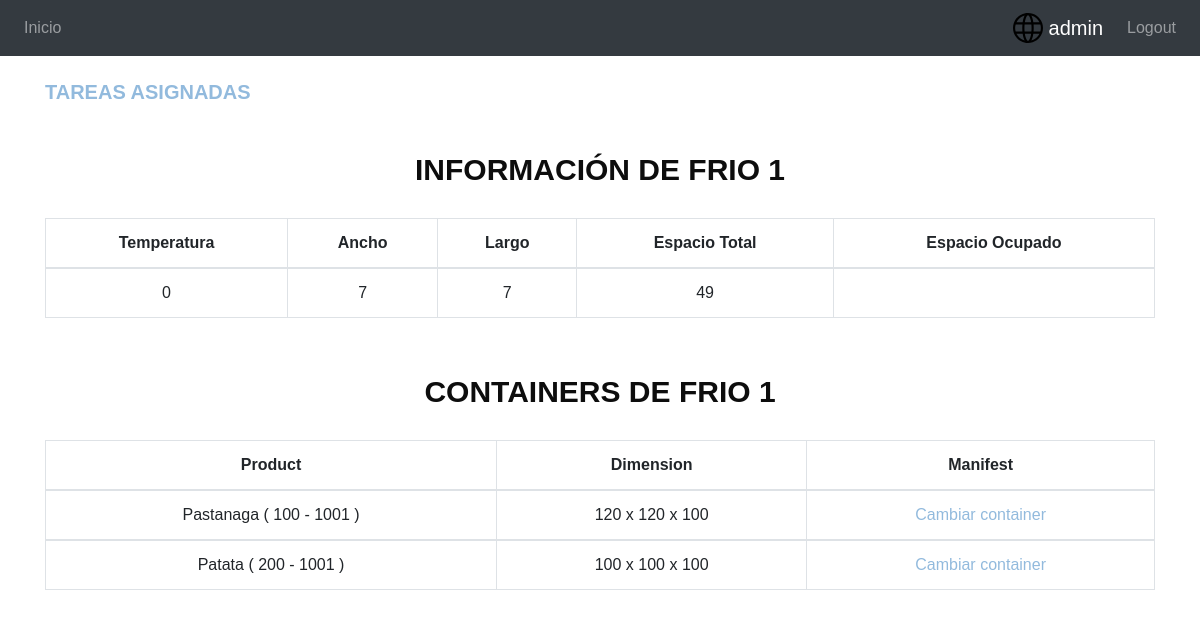
The page /application/salas/8 (signed in) on the database its author committed.
### application/models.py (models this page shows, shortened)
class Room (models.Model):
    R_STATUS = (('F', 'Frio'), ('M', 'Mixto'), ('N', 'Normal'))
    nombre = models.CharField(max_length=64)
    room_status = models.CharField(max_length=1, choices=R_STATUS, blank=False, default='N')
    temperatura = models.IntegerField()
    ancho = models.PositiveIntegerField()
    largo = models.PositiveIntegerField()
    espacio_Total = models.PositiveIntegerField()
    disponible = models.BooleanField(default=True)

class Container (models.Model):
    product = models.ForeignKey(Product, related_name='conte', on_delete=models.PROTECT)
    dimension_c = models.ForeignKey(Dimension, related_name='te', on_delete=models.PROTECT)
    room = models.ForeignKey(Room, related_name='descarrega_a', on_delete=models.PROTECT, null=True)

class Product (models.Model):
    reference = models.CharField(max_length=64)
    name = models.CharField(max_length=64)
    qty = models.IntegerField()
    delivery_date = models.DateField(null=True, blank=True, help_text="Seleccionar la fecha de salida")
    temp_max = models.IntegerField()
    temp_min = models.IntegerField()
    hum_max = models.IntegerField()
    hum_min = models.IntegerField()
    sla = models.CharField(max_length=64)
    def __str__(self):
        return '%s ( %s - %s )' % (self.name, self.qty, self.reference)

class Dimension (models.Model):
    long_cm = models.IntegerField()
    width_cm = models.IntegerField()
    height_cm = models.IntegerField()
    def __str__(self):
        return '%s x %s x %s' % (self.long_cm, self.width_cm, self.height_cm)

### application/views.py (the view)
# urls.py: path('salas/<int:pk>', room_details, name='room_detail'),
def room_details(request, pk):
    logged_user = request.user
    role_class = UserProfile.objects.filter(user=logged_user)
    if role_class.get().role == 'gestorsala' or role_class.get().role == 'admin' \
            or role_class.get().role == 'CEO' or role_class.get().role == 'mantenimiento' \
            or role_class.get().role == 'operario':
        room = Room.objects.get(pk=pk)
        containers = Container.objects.filter(room=room)
        return render(request=request, template_name="details/room_detail.html", context={'containers': containers, 'room': room})
    else:
        raise PermissionDenied

### templates/details/room_detail.html (shortened to what this page needs)
{% extends 'generic.html' %}
{% block informacio %}
    <br/>
    <div class="container">
        <h5 align="left"><a href="{%  url  'room_tareas' room.pk %}"><strong> TAREAS ASIGNADAS </strong></a></h5>
    </div>
    <div class="container text-center">
        <div style="margin-bottom: 20px ">
            <h2 align="center" style="color: #0d0d0d">Información de {{ room.nombre }}</h2>
        </div>
         <table class="table table-bordered">
      <thead>
        <tr>
          <th scope="col">Temperatura</th>
          <th scope="col">Ancho</th>
          <th scope="col">Largo</th>
          <th scope="col">Espacio Total</th>
          <th scope="col">Espacio Ocupado</th>
        </tr>
      </thead>
      <tbody>
        <tr>
            <td>  {{ room.temperatura}}  </td>
            <td>  {{ room.ancho}}  </td>
            <td>  {{ room.largo}}  </td>
            <td>  {{ room.espacio_Total}}  </td>
            <td>  {{ room.espacio_Ocupado}}  </td>
        </tr>
      </tbody>
    </table>
        <div style="margin-bottom: 20px ">
            <h2 align="center" style="color: #0d0d0d">Containers de  {{ room.nombre }}</h2>
        </div>
    <table class="table table-bordered">
      <thead>
        <tr>
          <th scope="col">Product</th>
          <th scope="col">Dimension</th>
          <th scope="col">Manifest</th>
        </tr>
      </thead>
      <tbody>
        {% for x in containers %}
        <tr>
            <td>  {{ x.product}}  </td>
            <td>  {{ x.dimension_c}}  </td>
            <td><a href="{%  url  'change_room' x.pk %}">Cambiar container</a></td>
        </tr>
      </tbody>
        {% empty %} Esta sala no tiene contenedores asignadas!
        {% endfor %}
    </table>
    </div>
{% endblock %}

### templates/generic.html (shortened to what this page needs)
<!DOCTYPE html>
<html lang="en">
<head>
    <link rel="stylesheet" href="https://maxcdn.bootstrapcdn.com/bootstrap/4.3.1/css/bootstrap.min.css">
     {% load static %}
    <link rel="stylesheet" href="{% static '/css/start_page.css' %}">
</head>
<body>
    <div>
        <div>
            {% block content %}
                {% block register %}
                     {% if user.is_authenticated %}
                                {% block nav %}
                                        <nav class="navbar navbar-expand-lg navbar-dark bg-dark">
                                            <div class="collapse navbar-collapse" id="navbarSupportedContent">
                                                <ul class="navbar-nav mr-auto">
                                                        <li class="nav-item">
                                                        <a class=" nav-link" href="{% url 'homepage' %}"> Inicio</a>
                                                        </li>
                                                </ul>
                                                <ul class="navbar-nav margin-right: auto">
                                                       <li class="nav-item active" >
                                                    <a class="navbar-brand" href="#"><img src="{% static '/icon/world-wide-web.svg' %}" width="30" height="30" class="d-inline-block align-top" alt=""> {{ user.username }}</a>
                                                        </li>
                                                        <li class="nav-item">
                                                    <a class=" nav-link" href="{% url 'logout' %}"> Logout</a>
                                                        </li>
                                                </ul>
                                            </div>
                                        </nav>
                                {% endblock %}
                                {% block informacio %}{% endblock %}
                         {% endif %}
                {% endblock %}
            {% endblock %}
         </div>
    </div>
</body>
</html>

### application/static/css/start_page.css (style rules this page uses)
html { background-color: #56baed; }
body { font-family: "Poppins", sans-serif; height: 100vh; }
a { color: #92badd; display:inline-block; text-decoration: none; font-weight: 400; }
h2 { text-align: center; font-size: 30px; font-weight: 600; text-transform: uppercase; display:inline-block; margin: 40px 8px 10px 8px; color: #cccccc; }

### rows shown on the page
Room: nombre "FRIO 1", temperatura "0", ancho "7", largo "7", espacio_Total "49"
Container: product "Pastanaga ( 100 - 1001 )", dimension_c "120 x 120 x 100"
Container: product "Patata ( 200 - 1001 )", dimension_c "100 x 100 x 100"

### other values the page prints
{{ user.username }} "admin"
